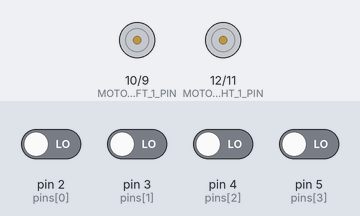
Recording of a sketch running on a simulated Arduino Uno, built with avr-gcc and run on an emulated ATmega328P. Parts: motor-driver pin pairs drawn as motors (green arrow = first pin HIGH = forward, orange = second pin HIGH = backward, longer = more drive). Inputs (shaded band) come from the test bench; at power-on: pin 2 (pins[0]), pin 3 (pins[1]), pin 4 (pins[2]), pin 5 (pins[3]) LOW.

Above: at 1.2 s.
1.3 s: pin 2 (pins[0]) driven HIGH
At 1.9 s:
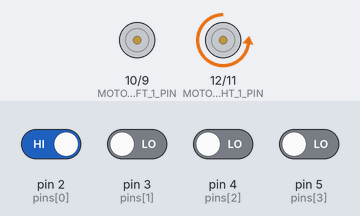
2.8 s: pin 3 (pins[1]) driven HIGH
At 4.0 s:
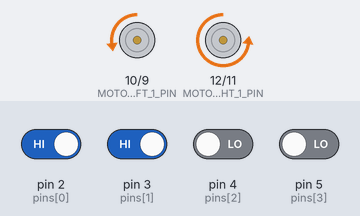
4.3 s: pin 2 (pins[0]) driven LOW
At 5.4 s:
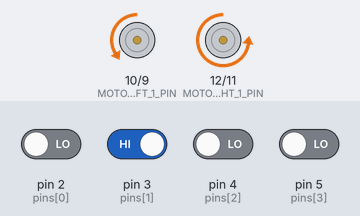
5.8 s: pin 4 (pins[2]) driven HIGH
At 6.5 s:
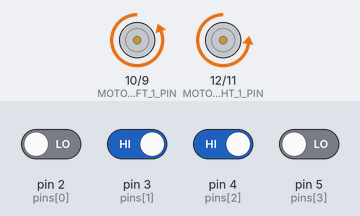
7.3 s: pin 3 (pins[1]) driven LOW
At 7.6 s:
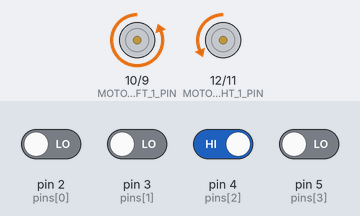
8.8 s: pin 5 (pins[3]) driven HIGH
At 10.0 s:
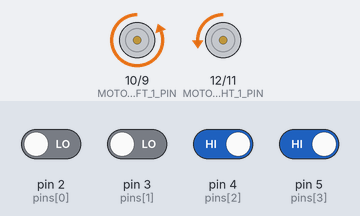
Timing chart, 0 to 11.3 s (numbered marks = the images above; inputs shaded):
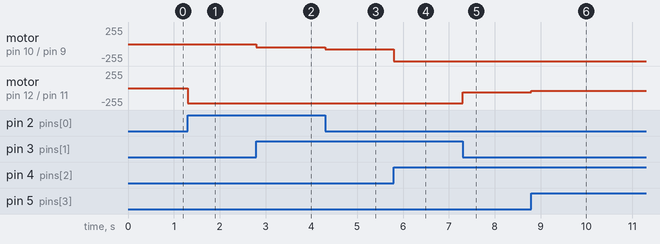

Measured:
- after the input at 1.3 s, motor on pin 12 (MOTOR_RIGHT_1_PIN) / pin 11 (MOTOR_RIGHT_2_PIN): stopped → backward 225/255 at once
- after the input at 2.8 s, motor on pin 10 (MOTOR_LEFT_1_PIN) / pin 9 (MOTOR_LEFT_2_PIN): stopped → backward 50/255 at once
- after the input at 4.3 s, motor on pin 10 (MOTOR_LEFT_1_PIN) / pin 9 (MOTOR_LEFT_2_PIN): backward 50/255 → backward 76/255 at once
- after the input at 5.8 s, motor on pin 10 (MOTOR_LEFT_1_PIN) / pin 9 (MOTOR_LEFT_2_PIN): backward 76/255 → backward 255/255 at once
- after the input at 7.3 s, motor on pin 12 (MOTOR_RIGHT_1_PIN) / pin 11 (MOTOR_RIGHT_2_PIN): backward 225/255 → backward 67/255 at once
- after the input at 8.8 s, motor on pin 12 (MOTOR_RIGHT_1_PIN) / pin 11 (MOTOR_RIGHT_2_PIN): backward 67/255 → backward 44/255 at once

The sketch:

sketch.ino
```cpp
#define SENSOR_PINS 4

uint8_t pins[SENSOR_PINS] = {2, 3, 4, 5};

// motor right
const byte MOTOR_RIGHT_1_PIN = 12;
const byte MOTOR_RIGHT_2_PIN = 11;
const byte MOTOR_RIGHT_MAX = 225; // specific to assembly
// motor left
const byte MOTOR_LEFT_1_PIN = 10;
const byte MOTOR_LEFT_2_PIN = 9;
const byte MOTOR_LEFT_MAX = 255;

// differentials used for turns
const double SMALL_RATIO = 0.7;
const double MEDIUM_RATIO = 0.8;
const double LARGE_RATIO = 1;

void right_go(byte speed) {
  digitalWrite(MOTOR_RIGHT_1_PIN, LOW);
  analogWrite(MOTOR_RIGHT_2_PIN, speed);
}

void right_stop() {
  digitalWrite(MOTOR_RIGHT_1_PIN, LOW);
  digitalWrite(MOTOR_RIGHT_2_PIN, LOW);
}

void left_go(byte speed) {
  digitalWrite(MOTOR_LEFT_1_PIN, LOW);
  analogWrite(MOTOR_LEFT_2_PIN, speed);
}

void left_stop() {
  digitalWrite(MOTOR_LEFT_1_PIN, LOW);
  digitalWrite(MOTOR_LEFT_2_PIN, LOW);
}

void go_forward() {
  right_go(MOTOR_RIGHT_MAX);
  left_go(MOTOR_LEFT_MAX);
}

void go_left(double diff_ratio) {
  right_go(MOTOR_RIGHT_MAX);
  left_go((byte) (MOTOR_LEFT_MAX * (1 - diff_ratio)));
}

void go_right(double diff_ratio) {
  left_go(MOTOR_LEFT_MAX);
  right_go((byte) (MOTOR_RIGHT_MAX * (1 - diff_ratio)));
}

void full_stop() {
  right_stop();
  left_stop();
}

/*
 * 0000 -> 0  -> stop
 * 0001 -> 1  -> full right
 * 0011 -> 3  -> normal right
 * 0010 -> 2  -> slight rigth
 * 0110 -> 6  -> forward
 * 0100 -> 4  -> slight left
 * 1100 -> 12 -> normal left
 * 1000 -> 8  -> full left
 * 1111 -> 15 -> stop
 *
 */
void controller(uint8_t data) {
  switch (data) {
    case 0:
      // Serial.println("stop");
      full_stop();
      break;
    case 1:
      // Serial.println("full right");
      go_right(LARGE_RATIO);
      break;
    case 3:
      // Serial.println("normal right");
      go_right(MEDIUM_RATIO);
      break;
    case 2:
      // Serial.println("slight right");
      go_right(SMALL_RATIO);
      break;
    case 6:
      // Serial.println("forward");
      go_forward();
      break;
    case 4:
      // Serial.println("slight left");
      go_left(SMALL_RATIO);
      break;
    case 12:
      // Serial.println("normal left");
      go_left(MEDIUM_RATIO);
      break;
    case 8:
      // Serial.println("full left");
      go_left(LARGE_RATIO);
      break;
    case 15:
      // Serial.println("stop");
      full_stop();
      break;
    default:
      // Serial.println("stop");
      full_stop();
  }
}

void setup(void) {
  // Serial.begin(9600);

  pinMode(MOTOR_LEFT_1_PIN, OUTPUT);
  pinMode(MOTOR_LEFT_2_PIN, OUTPUT);
  pinMode(MOTOR_RIGHT_1_PIN, OUTPUT);
  pinMode(MOTOR_RIGHT_2_PIN, OUTPUT);

  for (uint8_t i = 0; i < SENSOR_PINS; i++)
    pinMode(pins[i], INPUT);
}

void loop(void) {
  uint8_t inputs = 0;

  for (uint8_t i = 0; i < SENSOR_PINS; i++) {
    inputs = inputs << 1;
    inputs |= digitalRead(pins[i]);
  }

  controller(inputs);
}
```
